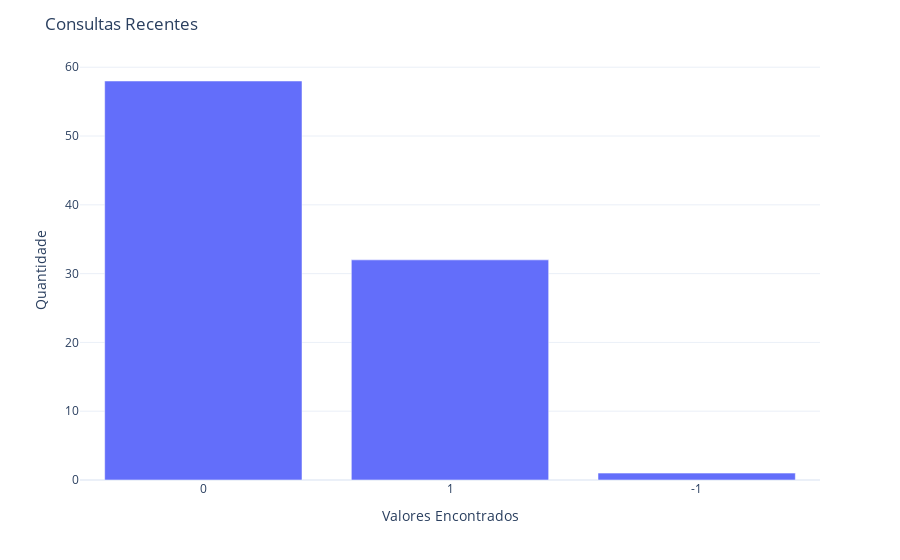

Write notebook code for a chart like this one.
### Code cell
def consultas_recentes(line):
    try:
        aux_consultas = pd.DataFrame(line)
        aux_consultas['QTD'] = aux_consultas['QTD'].astype(int)
        if aux_consultas['QTD'].iloc[0] > (aux_consultas['QTD'].median() + aux_consultas['QTD'].median()*0.3)\
            or aux_consultas['QTD'].iloc[1] > (aux_consultas['QTD'].median() + aux_consultas['QTD'].median()*0.3):
            return 1
        else:
            return 0
    except:
        return -1
    
df_final['ConsultasRecentes'] = df['REGISTRO DE CONSULTAS'].apply(consultas_recentes)

fig = df_final['ConsultasRecentes'].value_counts().plot.bar()
fig.update_layout(title = "Consultas Recentes", 
                  template = 'plotly_white', 
                  showlegend=False,
                  xaxis_title="Valores Encontrados",
                  yaxis_title="Quantidade"
                 )
fig.update_xaxes(type='category')
fig.show()

### Figure 1 — Plotly figure (JSON) as saved in the notebook; plotly's stock layout.template omitted (floating-point values rounded to 4 significant figures)
{"data": [{"alignmentgroup": "True", "hovertemplate": "variable=ConsultasRecentes<br>index=%{x}<br>value=%{y}<extra></extra>", "legendgroup": "ConsultasRecentes", "marker": {"color": "#636efa"}, "name": "ConsultasRecentes", "offsetgroup": "ConsultasRecentes", "orientation": "v", "showlegend": true, "textposition": "auto", "type": "bar", "x": [0, 1, -1], "xaxis": "x", "y": [58, 32, 1], "yaxis": "y"}], "layout": {"barmode": "relative", "legend": {"title": {"text": "variable"}, "tracegroupgap": 0}, "margin": {"t": 60}, "showlegend": false, "title": {"text": "Consultas Recentes"}, "xaxis": {"anchor": "y", "domain": [0, 1], "title": {"text": "Valores Encontrados"}, "type": "category"}, "yaxis": {"anchor": "x", "domain": [0, 1], "title": {"text": "Quantidade"}}}}
